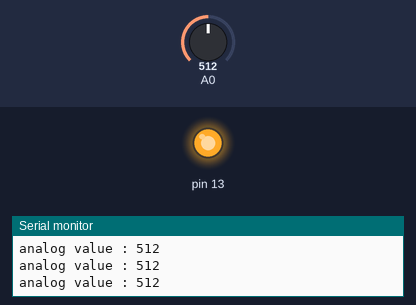
Bench run of a sketch on a simulated Arduino Uno, built with avr-gcc and run on an emulated ATmega328P. Shown: output pins drawn as LEDs (lit = HIGH), the last lines printed to the serial monitor. Inputs (shaded band) come from the test bench; at power-on: A0 = 512.

Above: at 1.2 s.
1.3 s: A0 set to 107
2.8 s: A0 set to 93
At 4.0 s:
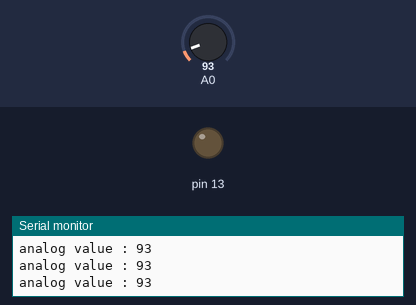
4.3 s: A0 set to 186
5.8 s: A0 set to 213
At 6.3 s:
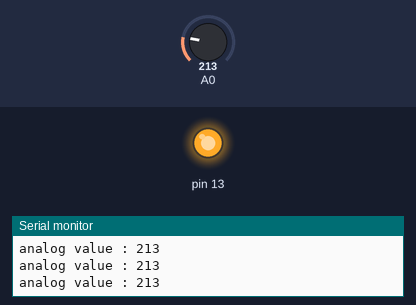
Timing chart, 0 to 8.3 s (numbered marks = the images above; inputs shaded):
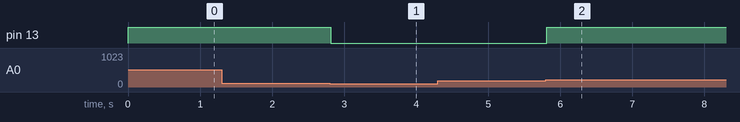

Measured:
- the behaviour switches between 100 and 99 on A0 (found by bisection; images 0 and 1)
- the behaviour switches between 200 and 201 on A0 (found by bisection; images 1 and 2)
- after the input at 2.8 s, pin 13: HIGH → LOW at once
- after the input at 5.8 s, pin 13: LOW → HIGH at once

The sketch:

ledProject_AnalogIN_20251228133249.ino
```cpp
void setup() {
  pinMode(13, OUTPUT);
  Serial.begin(9600);

}

void loop() {

  int ar = analogRead(A0); // analogRead값은 포트번호 하나이다.
  if(ar>200)
      digitalWrite(13,HIGH);
  else if(ar < 100)
    digitalWrite(13,LOW);
  Serial.println("analog value : " + (String)ar);
  delay(10);
}
```
